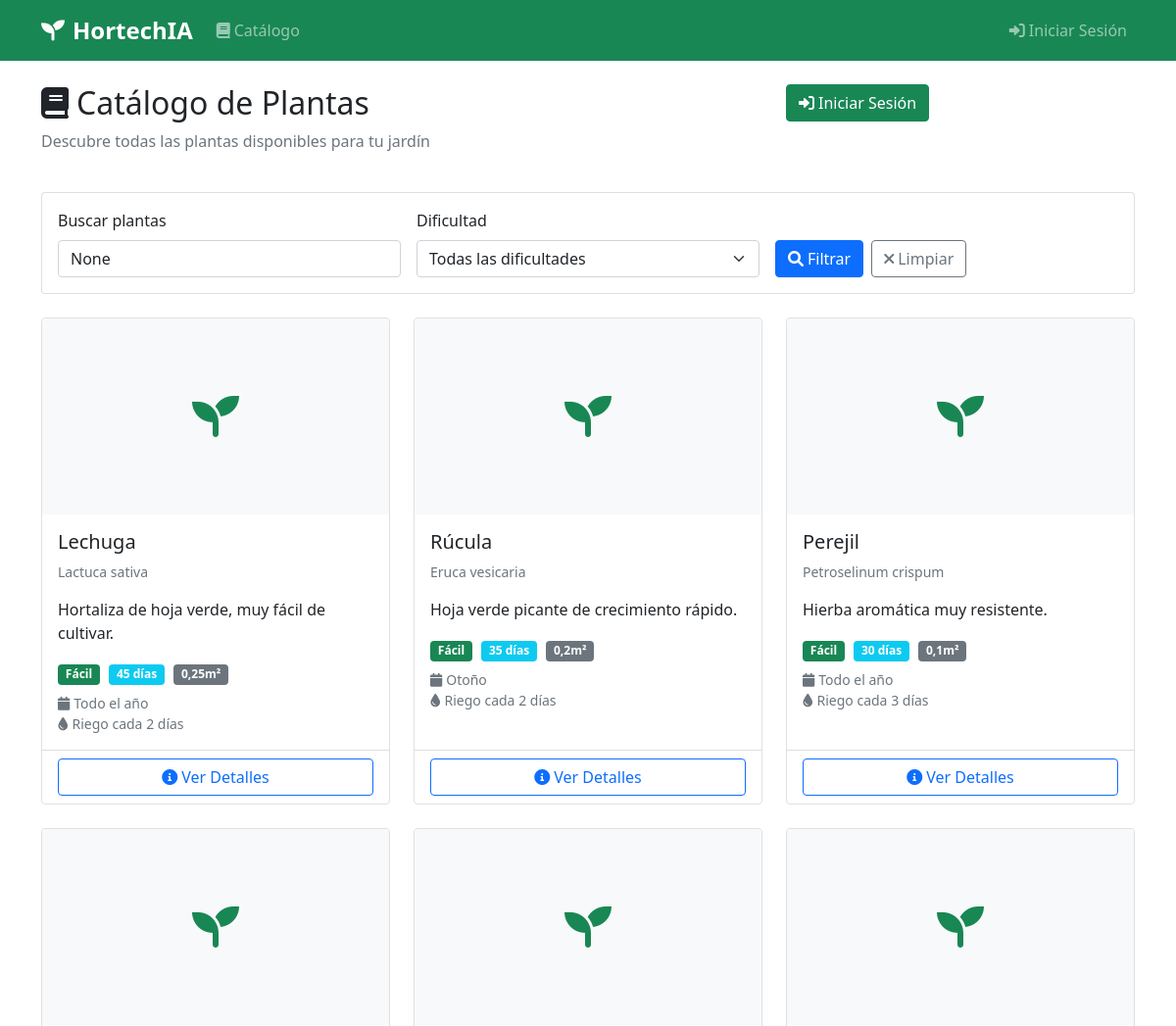
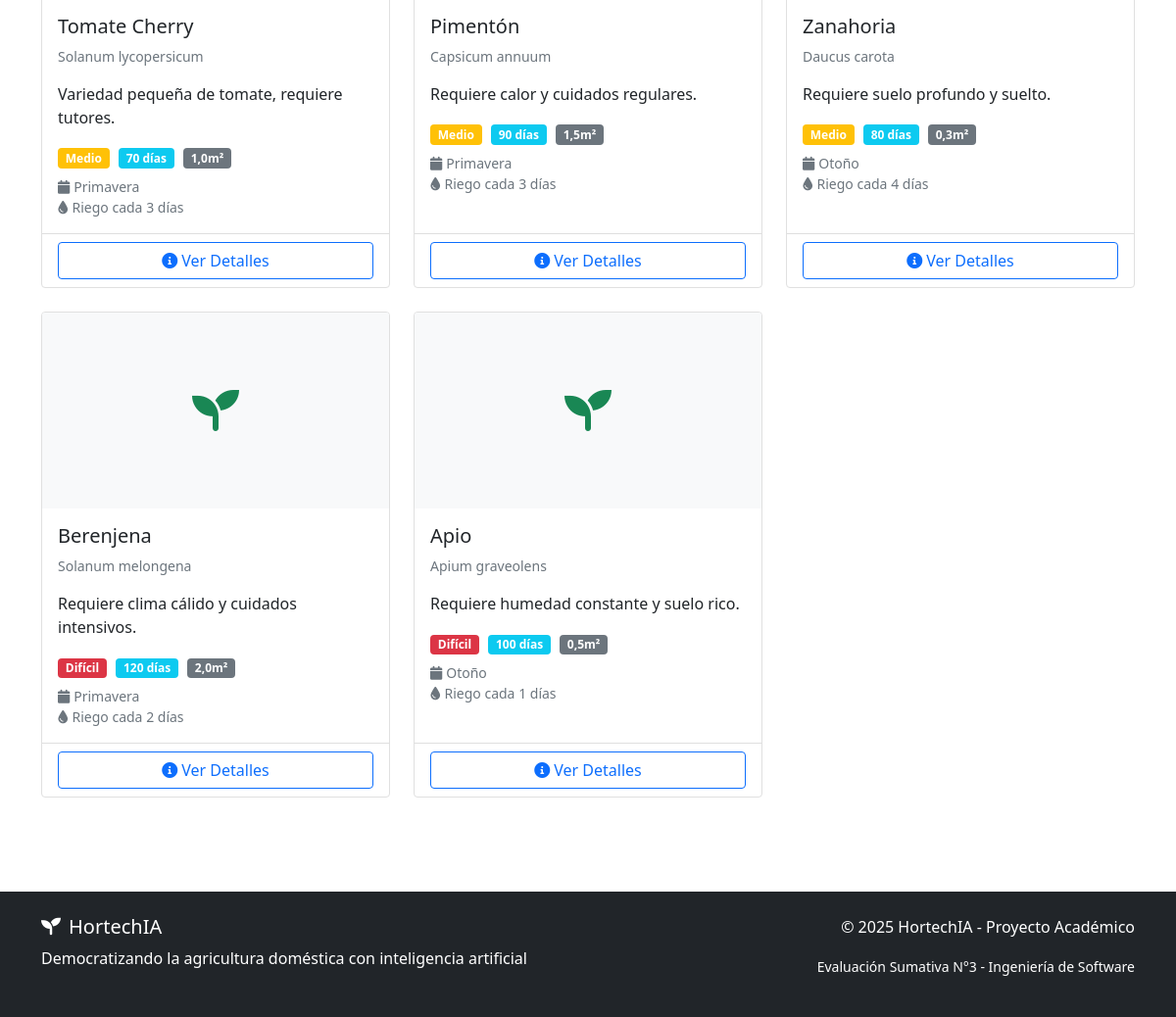
/plantas/, run on the app's committed database (2 pictures, top to bottom).
### gardens/models.py (models this page shows, shortened)
class Plant(models.Model):
    DIFFICULTY_LEVELS = [
        ('easy', 'Fácil'),
        ('medium', 'Medio'),
        ('hard', 'Difícil'),
    ]
    SEASONS = [
        ('spring', 'Primavera'),
        ('summer', 'Verano'),
        ('autumn', 'Otoño'),
        ('winter', 'Invierno'),
        ('all_year', 'Todo el año'),
    ]
    name = models.CharField(max_length=100)
    scientific_name = models.CharField(max_length=150, blank=True)
    description = models.TextField()
    difficulty = models.CharField(max_length=10, choices=DIFFICULTY_LEVELS)
    planting_season = models.CharField(max_length=20, choices=SEASONS)
    harvest_time_days = models.PositiveIntegerField(
        help_text="Días desde siembra hasta cosecha"
    )
    space_required = models.FloatField(
        help_text="Espacio requerido en metros cuadrados"
    )
    water_frequency = models.PositiveIntegerField(
        help_text="Frecuencia de riego en días"
    )
    image = models.ImageField(upload_to='plants/', blank=True, null=True)
    created_at = models.DateTimeField(auto_now_add=True)

### core/views.py (the view)
# urls.py: path('plantas/', plants_catalog, name='plants_catalog'),
def plants_catalog(request):
    plants = Plant.objects.all()
    difficulty_filter = request.GET.get('difficulty')
    search_query = request.GET.get('search')
    if difficulty_filter:
        plants = plants.filter(difficulty=difficulty_filter)
    if search_query:
        plants = plants.filter(name__icontains=search_query)
    paginator = Paginator(plants, 9)
    page_number = request.GET.get('page')
    page_obj = paginator.get_page(page_number)
    context = {
        'page_obj': page_obj,
        'difficulty_filter': difficulty_filter,
        'search_query': search_query,
    }
    return render(request, 'plants/plants_catalog.html', context)

### templates/plants/plants_catalog.html (shortened to what this page needs)
{% extends 'base.html' %}
{% block content %}
<div class="container py-4">
    <div class="row mb-4">
        <div class="col-md-8">
            <h2><i class="fas fa-book me-2"></i>Catálogo de Plantas</h2>
            <p class="text-muted">Descubre todas las plantas disponibles para tu jardín</p>
        </div>
        <div class="col-md-4">
            {% if user.is_authenticated %}
            <a href="{% url 'dashboard' %}" class="btn btn-success">
                <i class="fas fa-tachometer-alt me-1"></i>Mi Dashboard
            </a>
            {% else %}
            <a href="{% url 'login' %}" class="btn btn-success">
                <i class="fas fa-sign-in-alt me-1"></i>Iniciar Sesión
            </a>
            {% endif %}
        </div>
    </div>
    <div class="row mb-4">
        <div class="col-12">
            <div class="card">
                <div class="card-body">
                    <form method="get" class="row g-3">
                        <div class="col-md-4">
                            <label for="search" class="form-label">Buscar plantas</label>
                            <input type="text" class="form-control" id="search" name="search"
                                   value="{{ search_query }}" placeholder="Nombre de la planta...">
                        </div>
                        <div class="col-md-4">
                            <label for="difficulty" class="form-label">Dificultad</label>
                            <select class="form-select" id="difficulty" name="difficulty">
                                <option value="">Todas las dificultades</option>
                            </select>
                        </div>
                        <div class="col-md-4 d-flex align-items-end">
                            <button type="submit" class="btn btn-primary me-2">
                                <i class="fas fa-search me-1"></i>Filtrar
                            </button>
                            <a href="{% url 'plants_catalog' %}" class="btn btn-outline-secondary">
                                <i class="fas fa-times me-1"></i>Limpiar
                            </a>
                        </div>
                    </form>
                </div>
            </div>
        </div>
    </div>
    {% if page_obj %}
        <div class="row">
            {% for plant in page_obj %}
            <div class="col-md-6 col-lg-4 mb-4">
                <div class="card h-100 plant-card">
                    {% if plant.image %}
                    <img src="{{ plant.image.url }}" class="card-img-top" alt="{{ plant.name }}" style="height: 200px; object-fit: cover;">
                    {% else %}
                    <div class="card-img-top bg-light d-flex align-items-center justify-content-center" style="height: 200px;">
                        <i class="fas fa-seedling fa-3x text-success"></i>
                    </div>
                    {% endif %}
                    <div class="card-body">
                        <h5 class="card-title">{{ plant.name }}</h5>
                        <p class="card-text small text-muted">{{ plant.scientific_name }}</p>
                        <p class="card-text">{{ plant.description|truncatewords:15 }}</p>
                        <div class="mb-2">
                            {% if plant.difficulty == 'easy' %}
                                <span class="badge bg-success">{{ plant.get_difficulty_display }}</span>
                            {% elif plant.difficulty == 'medium' %}
                                <span class="badge bg-warning">{{ plant.get_difficulty_display }}</span>
                            {% else %}
                                <span class="badge bg-danger">{{ plant.get_difficulty_display }}</span>
                            {% endif %}
                            <span class="badge bg-info">{{ plant.harvest_time_days }} días</span>
                            <span class="badge bg-secondary">{{ plant.space_required }}m²</span>
                        </div>
                        <div class="small text-muted">
                            <i class="fas fa-calendar me-1"></i>{{ plant.get_planting_season_display }}<br>
                            <i class="fas fa-tint me-1"></i>Riego cada {{ plant.water_frequency }} días
                        </div>
                    </div>
                    <div class="card-footer bg-transparent">
                        <a href="{% url 'plant_detail' plant.id %}" class="btn btn-outline-primary w-100">
                            <i class="fas fa-info-circle me-1"></i>Ver Detalles
                        </a>
                    </div>
                </div>
            </div>
            {% endfor %}
        </div>
    {% endif %}
</div>
{% endblock %}

### templates/base.html (shortened to what this page needs)
<!DOCTYPE html>
<html lang="es">
<head>
    <link href="https://cdn.jsdelivr.net/npm/bootstrap@5.1.3/dist/css/bootstrap.min.css" rel="stylesheet">
    <link href="https://cdnjs.cloudflare.com/ajax/libs/font-awesome/6.0.0/css/all.min.css" rel="stylesheet">
</head>
<body>
    <nav class="navbar navbar-expand-lg navbar-dark bg-success">
        <div class="container">
            <a class="navbar-brand" href="{% url 'home' %}">
                <i class="fas fa-seedling me-2"></i>HortechIA
            </a>
            <div class="collapse navbar-collapse" id="navbarNav">
                <ul class="navbar-nav me-auto">
                    <li class="nav-item">
                        <a class="nav-link" href="{% url 'plants_catalog' %}">
                            <i class="fas fa-book me-1"></i>Catálogo
                        </a>
                    </li>
                </ul>
                <ul class="navbar-nav ms-auto">
                    {% if user.is_authenticated %}
                    <li class="nav-item dropdown">
                        <a class="nav-link dropdown-toggle" href="#" id="navbarDropdown" role="button" data-bs-toggle="dropdown">
                            <i class="fas fa-user me-1"></i>{{ user.first_name|default:user.username }}
                        </a>
                        <ul class="dropdown-menu">
                            <li><a class="dropdown-item" href="{% url 'dashboard' %}">
                                <i class="fas fa-tachometer-alt me-1"></i>Dashboard
                            </a></li>
                            {% if user.is_staff or user.is_superuser %}
                            <li><a class="dropdown-item" href="/admin/" target="_blank">
                                <i class="fas fa-cog me-1"></i>Admin
                            </a></li>
                            {% endif %}
                            <li><hr class="dropdown-divider"></li>
                            <li><a class="dropdown-item" href="{% url 'logout' %}">
                                <i class="fas fa-sign-out-alt me-1"></i>Cerrar Sesión
                            </a></li>
                        </ul>
                    </li>
                    {% else %}
                    <li class="nav-item">
                        <a class="nav-link" href="{% url 'login' %}">
                            <i class="fas fa-sign-in-alt me-1"></i>Iniciar Sesión
                        </a>
                    </li>
                    {% endif %}
                </ul>
            </div>
        </div>
    </nav>
    <main>
        {% block content %}{% endblock %}
    </main>
    <footer class="bg-dark text-white py-4 mt-5">
        <div class="container">
            <div class="row">
                <div class="col-md-6">
                    <h5><i class="fas fa-seedling me-2"></i>HortechIA</h5>
                    <p>Democratizando la agricultura doméstica con inteligencia artificial</p>
                </div>
                <div class="col-md-6 text-md-end">
                    <p>&copy; 2025 HortechIA - Proyecto Académico</p>
                    <p><small>Evaluación Sumativa N°3 - Ingeniería de Software</small></p>
                </div>
            </div>
        </div>
    </footer>
</body>
</html>

### templates/base.html (style rules this page uses)
.navbar-brand { font-weight: bold; font-size: 1.5rem; }

### templates/plants/plants_catalog.html (style rules this page uses)
.plant-card { transition: transform 0.2s ease, box-shadow 0.2s ease; border: 1px solid #e0e0e0; }
.badge { margin-right: 5px; }

### data on the page
Plant: name "Lechuga", scientific_name "Lactuca sativa", description "Hortaliza de hoja verde, muy fácil de cultivar.", difficulty "Fácil", harvest_time_days "45", space_required "0,25", planting_season "Todo el año", water_frequency "2"
Plant: name "Rúcula", scientific_name "Eruca vesicaria", description "Hoja verde picante de crecimiento rápido.", difficulty "Fácil", harvest_time_days "35", space_required "0,2", planting_season "Otoño", water_frequency "2"
Plant: name "Perejil", scientific_name "Petroselinum crispum", description "Hierba aromática muy resistente.", difficulty "Fácil", harvest_time_days "30", space_required "0,1", planting_season "Todo el año", water_frequency "3"
Plant: name "Tomate Cherry", scientific_name "Solanum lycopersicum", description "Variedad pequeña de tomate, requiere tutores.", difficulty "Medio", harvest_time_days "70", space_required "1,0", planting_season "Primavera", water_frequency "3"
Plant: name "Pimentón", scientific_name "Capsicum annuum", description "Requiere calor y cuidados regulares.", difficulty "Medio", harvest_time_days "90", space_required "1,5", planting_season "Primavera", water_frequency "3"
Plant: name "Zanahoria", scientific_name "Daucus carota", description "Requiere suelo profundo y suelto.", difficulty "Medio", harvest_time_days "80", space_required "0,3", planting_season "Otoño", water_frequency "4"
Plant: name "Berenjena", scientific_name "Solanum melongena", description "Requiere clima cálido y cuidados intensivos.", difficulty "Difícil", harvest_time_days "120", space_required "2,0", planting_season "Primavera", water_frequency "2"
Plant: name "Apio", scientific_name "Apium graveolens", description "Requiere humedad constante y suelo rico.", difficulty "Difícil", harvest_time_days "100", space_required "0,5", planting_season "Otoño", water_frequency "1"
